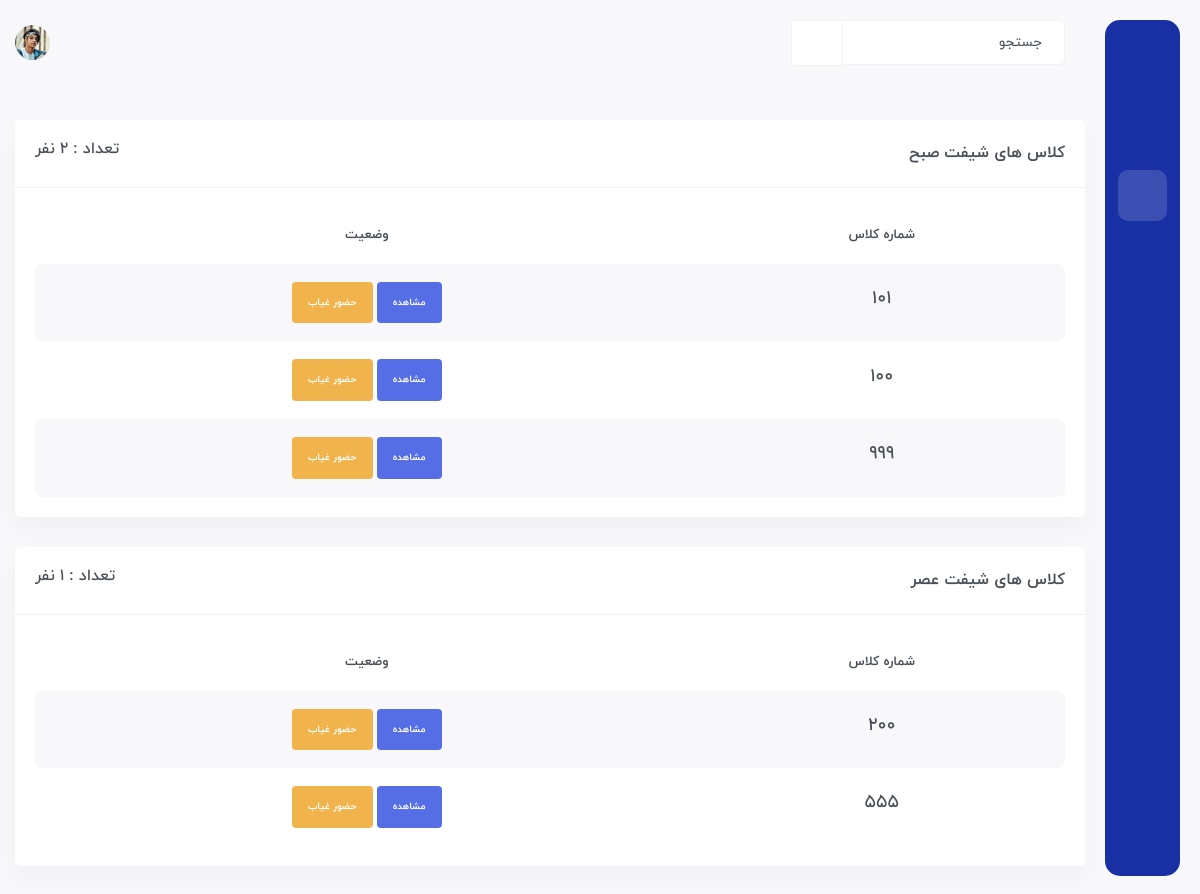
The app's page / (signed in), older data.
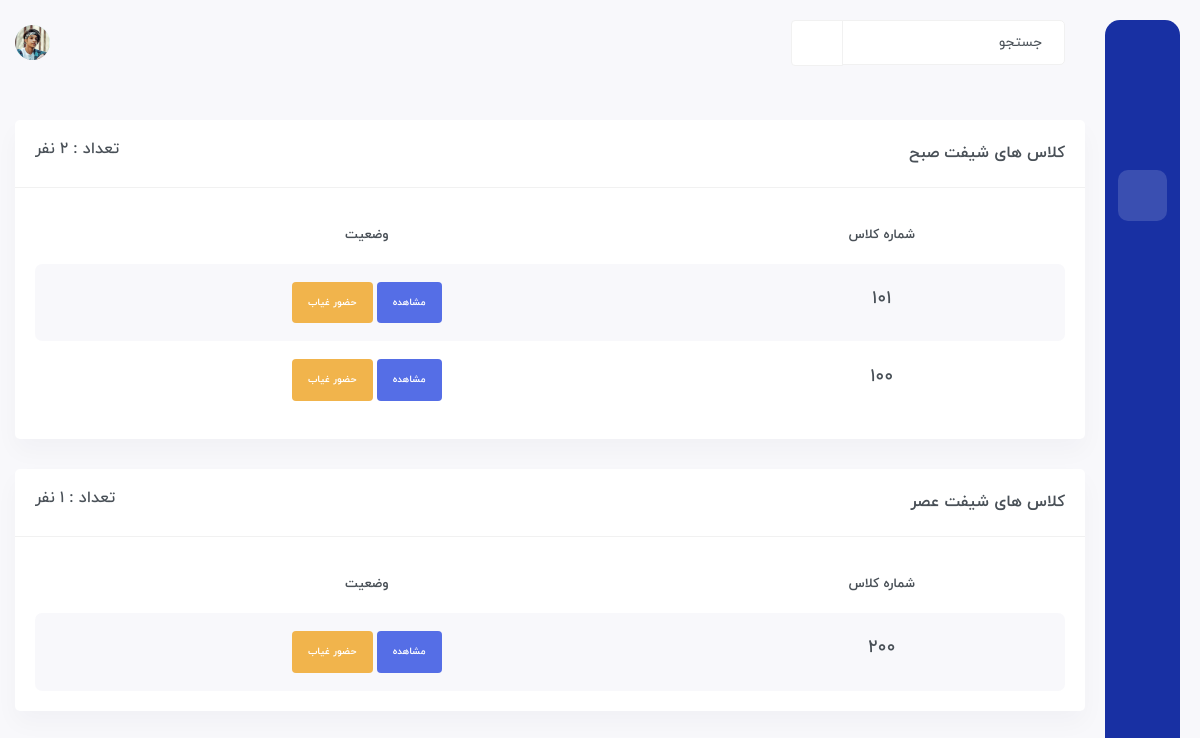
The same page, newer data.
### Student/models.py (models this page shows, shortened)
class Assign(models.Model):
    class_id = models.ForeignKey(Class, on_delete=models.CASCADE)
    def get_absolute_url(self):
        return reverse('student:class-room', args=[self.class_id.number, self.class_id.shift])

class Class(models.Model):
    number = models.IntegerField()
    shift = models.CharField(choices=SHIFT, max_length=3)

### Student/views.py (the view)
class IndexView(LoginRequiredMixin, generic.View):
    login_url = 'account:login'
    def get(self, request):
        student_m = models.Student.objects.filter(class_id__shift='صبح').count()
        student_e = models.Student.objects.filter(class_id__shift='عصر').count()
        c = {
            'student_m': student_m,
            'student_e': student_e
        }
        assign_m = models.Assign.objects.filter(class_id__shift='صبح')
        assign_e = models.Assign.objects.filter(class_id__shift='عصر')
        if assign_m.exists():
            c['class_room_m'] = assign_m
        if assign_e.exists():
            c['class_room_e'] = assign_e
        return render(request, 'home.html', c)

### templates/home.html
{% extends 'base.html' %}
{% load static %}
{% block body %}
	<div id="main-wrapper">
	    <div class="content-body">
		<div class="container">
		    <div class="row">
			<div class="col-xxl-6">
			    <div class="card">
				<div class="card-header align-items-center">
				    <h4 class="card-title">کلاس های شیفت صبح</h4>
				    <h5 class="text-left">تعداد : {{ student_m }} نفر</h5>
				</div>
				<div class="card-body">
				    <div class="table-responsive">
					<table class="table table-striped responsive-table text-center">
					    <thead>
						<tr>
						    <th>شماره کلاس</th>
						    <th>وضعیت</th>
						</tr>
					    </thead>
					    <tbody>
							{% for c in class_room_m %}
								<tr>
									<td>
									<h4>{{ c.class_id.number }}</h4>
									</td>
									<td>
										<div class="badge p-3 bg-primary"><a href="{{ c.get_absolute_url }}" class="text-white">مشاهده</a></div>
										<div class="badge p-3 bg-warning"><a href="{% url 'student:attendance' c.class_id.number %}" class="text-white">حضور غیاب</a></div>
									</td>
								</tr>
							{% endfor %}
					    </tbody>
					</table>
				    </div>
				</div>
			    </div>
			</div>
			<div class="col-xxl-6">
			    <div class="card">
				<div class="card-header align-items-center">
				    <h4 class="card-title">کلاس های شیفت عصر</h4>
				    <h5 class="text-left">تعداد : {{ student_e }} نفر</h5>
				</div>
				<div class="card-body">
				    <div class="table-responsive">
					<table class="table table-striped responsive-table text-center">
					    <thead>
						<tr>
						    <th>شماره کلاس</th>
						    <th>وضعیت</th>
						</tr>
					    </thead>
					    <tbody>
							{% for c in class_room_e %}
								<tr>
									<td>
									<h4>{{ c.class_id.number }}</h4>
									</td>
									<td>
										<div class="badge p-3 bg-primary"><a href="{{ c.get_absolute_url }}" class="text-white">مشاهده</a></div>
										<div class="badge p-3 bg-warning"><a href="{% url 'student:attendance' c.class_id.number %}" class="text-white">حضور غیاب</a></div>
									</td>
								</tr>
							{% endfor %}
					    </tbody>
					</table>
				    </div>
				</div>
			    </div>
			</div>
		    </div>
		</div>
	    </div>
	</div>
{% endblock %}

### templates/base.html (shortened to what this page needs)
{% load static %}
<!DOCTYPE html>
<html lang="en">
<head>
	<link rel="stylesheet" type="text/css" href="{% static 'vendor/slick/slick.css' %}">
	<link rel="stylesheet" href="{% static 'css/style.css' %}">
	<link rel="stylesheet" href="{% static 'admin/jquery.ui.datepicker.jalali/themes/base/jquery-ui.min.css' %}">
</head>
<body dir="rtl">
	<div class="header">
		<div class="container">
		    <div class="row">
				<div class="col-xxl-12">
					<div class="header-content">
					<div class="header-left">
						<div class="search">
						<form action="/search/" method="GET">
							<div class="input-group">
							<input type="text" class="form-control" name="query" placeholder="جستجو">
							<button type="submit" class="input-group-text btn"><i class="icofont-search text-secondary"></i></button>
							</div>
						</form>
						</div>
					</div>
					<div class="header-right">
						<div class="dark-light-toggle" onclick="themeToggle()">
						<span class="dark"><i class="icofont-moon"></i></span>
						</div>
						<div class="profile_log dropdown">
						<div class="user" data-toggle="dropdown">
							<span class="thumb"><img src="{% static 'images/profile/2.png' %}" alt=""></span>
						</div>
						</div>
					</div>
					</div>
				</div>
		    </div>
		</div>
	</div>
	{% include 'sidebar.html' %}
    {% block body %}{% endblock %}
</body>
</html>

### templates/sidebar.html (shortened to what this page needs)
{% load static %}
<div class="sidebar">
    <div class="brand-logo">
    </div>
    <div class="menu">
        <ul>
        <li>
            <a href="{% url 'student:index' %}" data-toggle="tooltip" data-placement="right" title="خانه">
            <span><i class="icofont-ui-home"></i></span>
            </a>
        </li>
        <li><a href="{% url 'student:created-list' %}" data-toggle="tooltip" data-placement="right" title="تنظیمات">
            <span><i class="icofont-settings"></i></span>
            </a>
        </li>
        <li class="logout"><a href="{% url 'account:logout' %}" data-toggle="tooltip" data-placement="right" title="خروج">
            <span><i class="icofont-power"></i></span>
            </a>
        </li>
        </ul>
    </div>
</div>

Row changes from the older to the newer data that the page shows:
removed Assign: class_id.number "999", shown under "تعداد : 2 نفر"
removed Assign: class_id.number "555", shown under "تعداد : 1 نفر"
